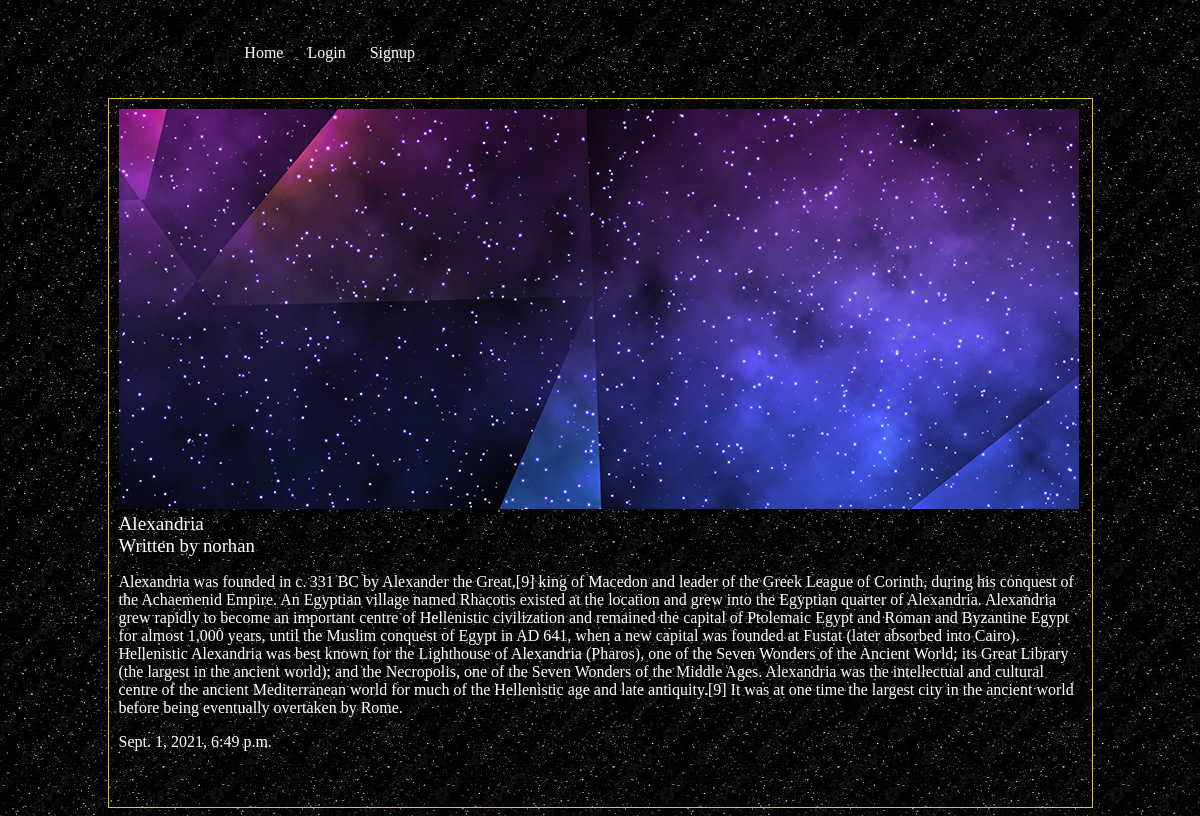
The app's page /articles/alex-alex/ with its own data.
### articles/models.py (models this page shows, shortened)
class Article(models.Model):
    title=models.CharField(max_length=100)
    slug=models.SlugField()
    body=models.TextField()
    date=models.DateTimeField(auto_now_add=True)
    thumb=models.ImageField(default='default.png',blank=True)
    author = models.ForeignKey(User, default=None, on_delete=models.CASCADE)

### articles/views.py (the view)
# urls.py: url(r'^(?P<slug>[\w-]+)/$', views.article_details, name="detail"),
def article_details(request,slug):
    article= Article.objects.get(slug=slug)
    return render(request,'articles/article_details.html',{'article':article})

### articles/templates/articles/article_details.html
{% extends 'base_layout.html' %}
{% block content %}
<div class="article_detail">
     <div class="article">
       <img src="{{article.thumb.url}}"/>
     <h2>{{article.title}}</h2>
     <h3>Written by {{ article.author.username }}</h3>
       <p>{{article.body}}</p>
       <p>{{article.date}}</p>
     </div>
</div>
{% endblock %}

### assets/styles.css (style rules this page uses)
body { background-color: #0f121f; background-image: url(/static/images.jpg); color: #fff; }
body * { font-family: Ubuntu; }
h1, h2, h3, h4, h5 { font-weight: normal; margin: 0; }
.article { padding: 10px; border: 1px solid #e2c42f; position: relative; padding-bottom: 40px; }
.article h2 { font-size: 1.2em; }

### records on screen
Article: thumb (picture), title "Alexandria", author.username "norhan", body "Alexandria was founded in c. 331 BC by Alexander the Great,[9] king of Macedon and leader of the Greek League of Corinth, during his conquest of the Achaemenid Empire. An Egyptian village named Rhacotis existed at the location and grew into the Egyptian quarter of Alexandria. Alexandria grew rapidly to become an important centre of Hellenistic civilization and remained the capital of Ptolemaic Egypt and Roman and Byzantine Egypt for almost 1,000 years, until the Muslim conquest of Egypt in AD 641, when a new capital was founded at Fustat (later absorbed into Cairo). Hellenistic Alexandria was best known for the Lighthouse of Alexandria (Pharos), one of the Seven Wonders of the Ancient…", date "Sept. 1, 2021, 6:49 p.m."
